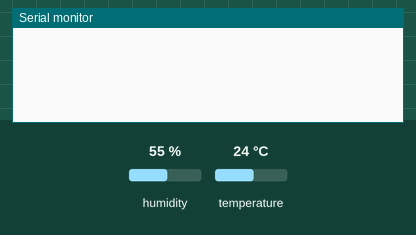
Simulated run of this sketch. Board: ESP32. Parts: the last lines printed to the serial monitor. Inputs (shaded band) come from the test bench; at power-on: humidity 55 %, temperature 24 °C. WiFi joins after 1.5 s; servers stay silent unless stated.

Above: at 3.0 s.
3.1 s: humidity set to 22 %
At 4.2 s:
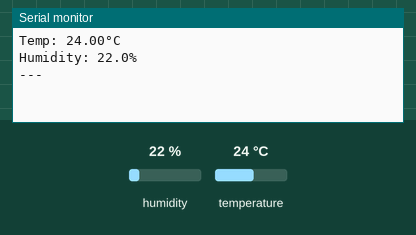
5.3 s: temperature set to 12 °C
At 6.6 s:
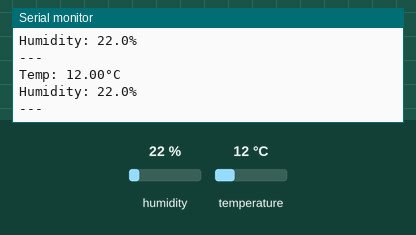
6.8 s: humidity set to 40 %
At 8.4 s:
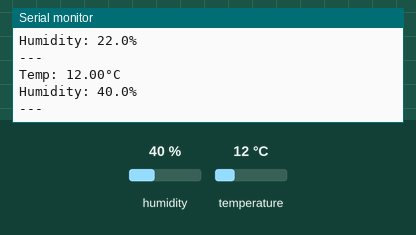

Measured:
- after the input at 3.1 s, the serial monitor: prints a new line after 0.71 s (image 1)
- after the input at 5.3 s, the serial monitor: prints a new line after 0.51 s (image 2)
- after the input at 6.8 s, the serial monitor: prints a new line after 1.0 s (image 3)

The sketch:

modul3.ino
```cpp
#define BLYNK_PRINT Serial

#define BLYNK_TEMPLATE_ID "TMPL7ryKsIz8"
#define BLYNK_DEVICE_NAME "Sensor DHT22"
#define BLYNK_AUTH_TOKEN "pmR6gBnAKTJ7XC9YJyQpFrjiRTUyFwB1"

#include <WiFi.h>
#include <WiFiClient.h>
#include <BlynkSimpleEsp32.h>
#include <DHTesp.h>

const int DHT_PIN = 15;
DHTesp dhtSensor;

char auth[] = "pmR6gBnAKTJ7XC9YJyQpFrjiRTUyFwB1";
BlynkTimer timer;
char ssid[] = "Wokwi-GUEST";
char pass[] = "";


void sendSensor()
{
 TempAndHumidity  data = dhtSensor.getTempAndHumidity();
 Serial.println("Temp: " + String(data.temperature, 2) + "°C");
 Serial.println("Humidity: " + String(data.humidity, 1) + "%");
 Serial.println("---");
 Blynk.virtualWrite(V0, data.temperature);
 Blynk.virtualWrite(V1, data.humidity);//mengirimkan data ke Virtual pin di Blynk Cloud
}

void setup()
{
  Serial.begin(9600);
  Blynk.begin(auth, ssid, pass);
  dhtSensor.setup(DHT_PIN, DHTesp::DHT22);
  timer.setInterval(2000L, sendSensor);
}

void loop()
{
  Blynk.run();
  timer.run();
}
```
